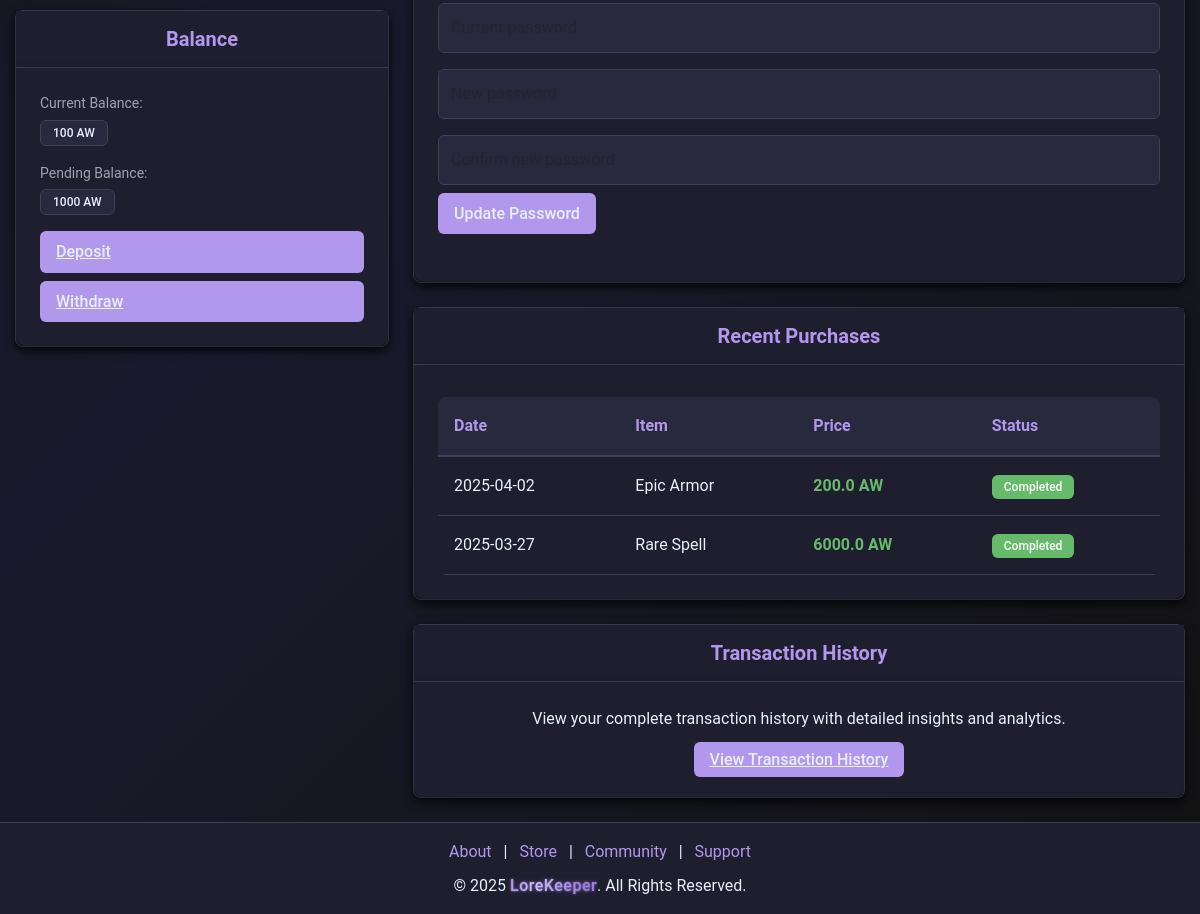
Before: /account (signed in, lower part) with the older database file.
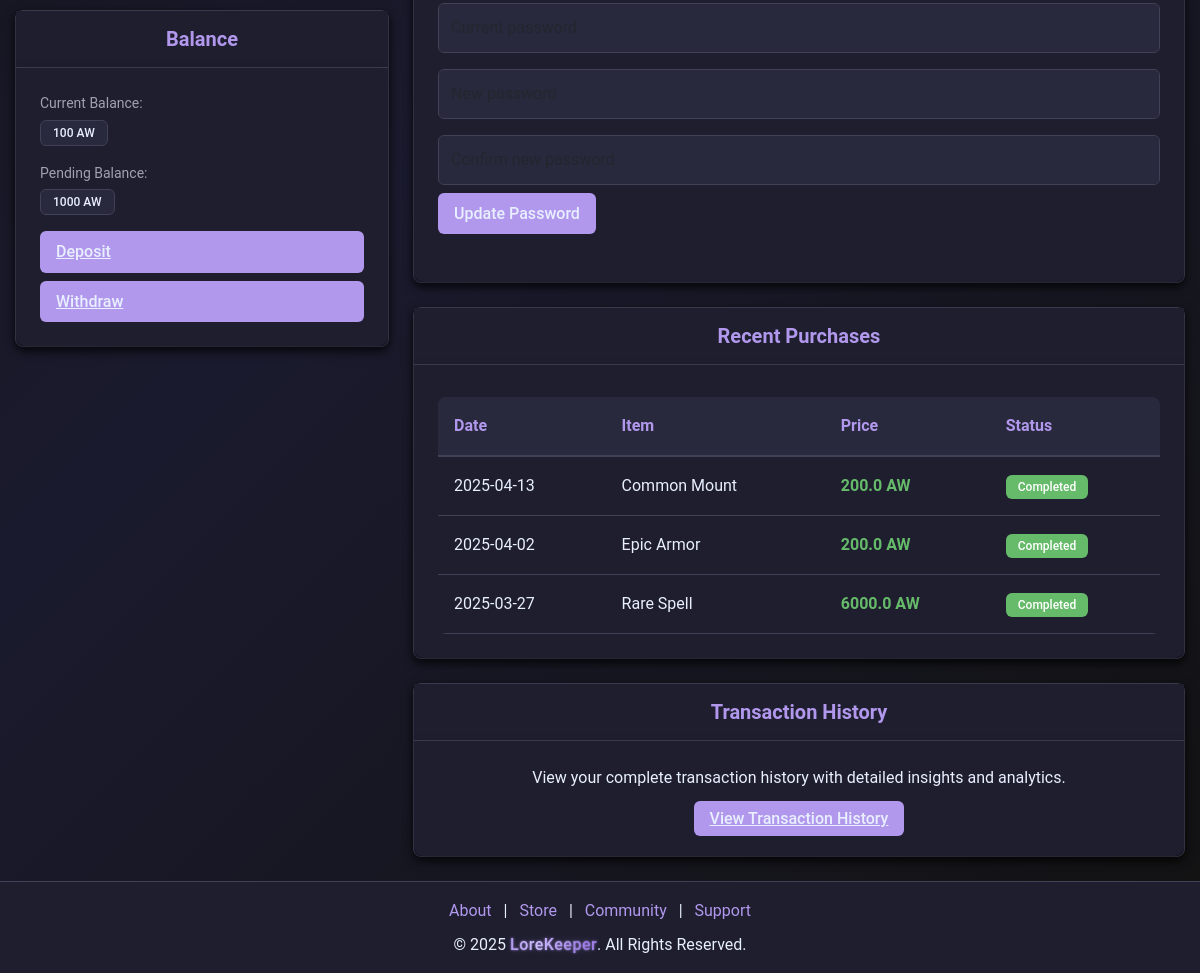
After: the same page with the newer database file.
### models.py (models this page shows)
class Purchase(db.Model):
    __tablename__ = "purchases"
    id = db.Column(db.Integer, primary_key=True)
    user_id = db.Column(
        db.Integer, db.ForeignKey("users.id"), nullable=False, index=True
    )
    item_id = db.Column(db.Integer, db.ForeignKey("items.id"), nullable=False)
    vendor_id = db.Column(db.Integer, db.ForeignKey("vendors.id"), nullable=False)
    quantity = db.Column(db.Integer, default=1)
    purchase_date = db.Column(db.DateTime, default=datetime.utcnow)
    total_price = db.Column(db.Float, nullable=False)
    user = db.relationship("User", back_populates="purchases")

### app.py (the view)
@app.route("/account", methods=["GET", "POST"])
@login_required
def account():
    user = User.query.get(session.get("user_id"))
    if not user:
        session.clear()
        return redirect(url_for("login"))
    purchases = (
        Purchase.query.filter_by(user_id=user.id)
        .order_by(Purchase.purchase_date.desc())
        .limit(5)
        .all()
    )
    for purchase in purchases:
        purchase.item_name = (
            Item.query.get(purchase.item_id).name if purchase.item_id else "N/A"
        )
        purchase.item_status = (
            "Completed"  # Or get from the actual status field if available
        )
    transactions = (
        SystemTransaction.query.filter(
            (SystemTransaction.sender_id == user.id)
            | (SystemTransaction.receiver_id == user.id)
        )
        .order_by(SystemTransaction.created_at.desc())
        .limit(10)
        .all()
    )
    for transaction in transactions:
        if transaction.sender_id > 0:
            sender = User.query.get(transaction.sender_id)
            transaction.sender_name = sender.username if sender else "Unknown"
        else:
            transaction.sender_name = (
                "System" if transaction.sender_id == SYSTEM_ID else "Payment Provider"
            )
        receiver = User.query.get(transaction.receiver_id)
        transaction.receiver_name = receiver.username if receiver else "Unknown"
    return render_template(
        "myaccount_template.html",
        purchases=purchases,
        transactions=transactions,
        user=user,
    )

### app.py (called while the page is built)
@app.after_request
def add_header(response):
    response.headers["Cache-Control"] = "no-store"
    return response

@app.before_request
def before_request():
    try:
        if session.get("user_id"):
            session.permanent = True
        else:
            getCookie()
    except Exception:
        session.clear()

### wrapers.py (called while the page is built)
def login_required(f):
    @wraps(f)
    def decorated_function(*args, **kwargs):
        if not session.get("user_id"):
            flash("You must be logged in to access this page", "error")
            return redirect(url_for("home"))
        return f(*args, **kwargs)
    return decorated_function

### templates/myaccount_template.html (shortened to what this page needs)
{% extends "nav_footer_template.html" %}  {% block content %}
<div id="wrapper">
  <div class="container mt-5">
    <div class="row">
      <div class="col-md-4">
        <div class="account-card mb-4">
          <div class="card-header">
            <h3>Balance</h3>
          </div>
          <div class="card-body">
            <div class="balance-label">Current Balance:</div>
            <p class="mb-3">
              <span id="balance-field" class="badge bg-secondary"><span id="balance">100</span><span id="currency-code"> AW</span></span>
            </p>
            <div class="balance-label">Pending Balance:</div>
            <p class="mb-3">
              <span id="pending-balance-field" class="badge bg-secondary"><span id="pending-balance">1000</span><span id="currency-code"> AW</span></span>
            </p>
            <div class="d-grid gap-2">
              <a href="/checkout/deposit" class="admin-btn admin-btn-primary">Deposit</a>
              <a href="/store#subscriptions" class="admin-btn admin-btn-primary">Withdraw</a>
            </div>
          </div>
        </div>
      </div>
      <div class="col-md-8">
        <div class="account-card mb-4">
          <div class="card-body">
            <form class="account-form">
              <div class="mb-4">
                <input type="password" class="form-control" id="current-password" placeholder="Current password"/>
                <input type="password" class="form-control" id="new-password" placeholder="New password"/>
                <input type="password" class="form-control mb-2" id="confirm-password" placeholder="Confirm new password"/>
                <button type="button" class="admin-btn admin-btn-primary">Update Password</button>
              </div>
            </form>
          </div>
        </div>
        <div class="account-card mb-4">
          <div class="card-header">
            <h3>Recent Purchases</h3>
          </div>
          <div class="card-body">
            <div class="table-responsive">
              <table class="data-table">
                <thead>
                  <tr>
                    <th>Date</th>
                    <th>Item</th>
                    <th>Price</th>
                    <th>Status</th>
                  </tr>
                </thead>
                <tbody>
                  {% for purchase in purchases %}
                  <tr>
                    <td>{{ purchase.purchase_date.strftime('%Y-%m-%d') }}</td>
                    <td>{{ purchase.item_name }}</td>
                    <td><span class="amount-positive">{{ purchase.total_price }} AW</span></td>
                    <td><span class="badge bg-success">{{ purchase.item_status }}</span></td>
                  </tr>
                  {% endfor %}
                </tbody>
              </table>
            </div>
          </div>
        </div>
        <div class="account-card mb-4">
          <div class="card-header">
            <h3>Transaction History</h3>
          </div>
          <div class="card-body text-center">
            <p class="mb-3">View your complete transaction history with detailed insights and analytics.</p>
            <a href="/account/transactions" class="admin-btn admin-btn-primary">View Transaction History</a>
          </div>
        </div>
      </div>
    </div>
  </div>
</div>
{% endblock %}

Changed rows visible on the page:
added Purchase: purchase_date "2025-04-13", item_name "Common Mount", total_price "200.0", item_status "Completed"
